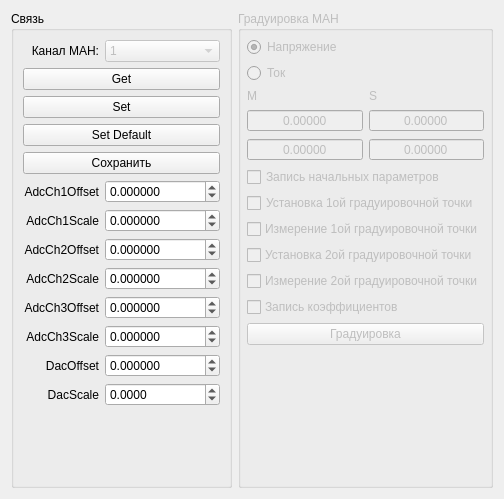
<?xml version="1.0" encoding="UTF-8"?>
<ui version="4.0">
 <class>Graduation</class>
 <widget class="QWidget" name="Graduation">
  <property name="geometry">
   <rect>
    <x>0</x>
    <y>0</y>
    <width>492</width>
    <height>499</height>
   </rect>
  </property>
  <property name="windowTitle">
   <string>Form</string>
  </property>
  <layout class="QHBoxLayout" name="horizontalLayout">
   <item>
    <widget class="QGroupBox" name="groupBox_8">
     <property name="sizePolicy">
      <sizepolicy hsizetype="Preferred" vsizetype="Preferred">
       <horstretch>0</horstretch>
       <verstretch>0</verstretch>
      </sizepolicy>
     </property>
     <property name="title">
      <string>Связь</string>
     </property>
     <layout class="QGridLayout" name="gridLayout">
      <item row="3" column="0" colspan="2">
       <widget class="QPushButton" name="pbSetDefault">
        <property name="text">
         <string>Set Default</string>
        </property>
       </widget>
      </item>
      <item row="12" column="1">
       <widget class="QDoubleSpinBox" name="dsbxDacScale">
        <property name="decimals">
         <number>4</number>
        </property>
        <property name="minimum">
         <double>-1000000.000000000000000</double>
        </property>
        <property name="maximum">
         <double>1000000.000000000000000</double>
        </property>
       </widget>
      </item>
      <item row="7" column="0">
       <widget class="QLabel" name="label_7">
        <property name="text">
         <string>AdcCh2Offset</string>
        </property>
        <property name="alignment">
         <set>Qt::AlignRight|Qt::AlignTrailing|Qt::AlignVCenter</set>
        </property>
       </widget>
      </item>
      <item row="8" column="1">
       <widget class="QDoubleSpinBox" name="dsbxAdcCh2Scale">
        <property name="decimals">
         <number>6</number>
        </property>
        <property name="minimum">
         <double>-1000000.000000000000000</double>
        </property>
        <property name="maximum">
         <double>1000000.000000000000000</double>
        </property>
       </widget>
      </item>
      <item row="12" column="0">
       <widget class="QLabel" name="label_12">
        <property name="text">
         <string>DacScale</string>
        </property>
        <property name="alignment">
         <set>Qt::AlignRight|Qt::AlignTrailing|Qt::AlignVCenter</set>
        </property>
       </widget>
      </item>
      <item row="13" column="0" colspan="2">
       <spacer name="verticalSpacer_3">
        <property name="orientation">
         <enum>Qt::Vertical</enum>
        </property>
        <property name="sizeHint" stdset="0">
         <size>
          <width>20</width>
          <height>40</height>
         </size>
        </property>
       </spacer>
      </item>
      <item row="0" column="0">
       <widget class="QLabel" name="label_4">
        <property name="text">
         <string>Канал МАН:</string>
        </property>
        <property name="alignment">
         <set>Qt::AlignRight|Qt::AlignTrailing|Qt::AlignVCenter</set>
        </property>
       </widget>
      </item>
      <item row="9" column="1">
       <widget class="QDoubleSpinBox" name="dsbxAdcCh3Offset">
        <property name="decimals">
         <number>6</number>
        </property>
        <property name="minimum">
         <double>-1000000.000000000000000</double>
        </property>
        <property name="maximum">
         <double>1000000.000000000000000</double>
        </property>
       </widget>
      </item>
      <item row="10" column="0">
       <widget class="QLabel" name="label_10">
        <property name="text">
         <string>AdcCh3Scale</string>
        </property>
        <property name="alignment">
         <set>Qt::AlignRight|Qt::AlignTrailing|Qt::AlignVCenter</set>
        </property>
       </widget>
      </item>
      <item row="11" column="0">
       <widget class="QLabel" name="label_11">
        <property name="text">
         <string>DacOffset</string>
        </property>
        <property name="alignment">
         <set>Qt::AlignRight|Qt::AlignTrailing|Qt::AlignVCenter</set>
        </property>
       </widget>
      </item>
      <item row="2" column="0" colspan="2">
       <widget class="QPushButton" name="pbSet">
        <property name="text">
         <string>Set</string>
        </property>
       </widget>
      </item>
      <item row="5" column="0">
       <widget class="QLabel" name="label_5">
        <property name="text">
         <string>AdcCh1Offset</string>
        </property>
        <property name="alignment">
         <set>Qt::AlignRight|Qt::AlignTrailing|Qt::AlignVCenter</set>
        </property>
       </widget>
      </item>
      <item row="8" column="0">
       <widget class="QLabel" name="label_8">
        <property name="text">
         <string>AdcCh2Scale</string>
        </property>
        <property name="alignment">
         <set>Qt::AlignRight|Qt::AlignTrailing|Qt::AlignVCenter</set>
        </property>
       </widget>
      </item>
      <item row="1" column="0" colspan="2">
       <widget class="QPushButton" name="pbGet">
        <property name="text">
         <string>Get</string>
        </property>
       </widget>
      </item>
      <item row="10" column="1">
       <widget class="QDoubleSpinBox" name="dsbxAdcCh3Scale">
        <property name="decimals">
         <number>6</number>
        </property>
        <property name="minimum">
         <double>-1000000.000000000000000</double>
        </property>
        <property name="maximum">
         <double>1000000.000000000000000</double>
        </property>
       </widget>
      </item>
      <item row="11" column="1">
       <widget class="QDoubleSpinBox" name="dsbxDacOffset">
        <property name="decimals">
         <number>6</number>
        </property>
        <property name="minimum">
         <double>-1000000.000000000000000</double>
        </property>
        <property name="maximum">
         <double>1000000.000000000000000</double>
        </property>
       </widget>
      </item>
      <item row="4" column="0" colspan="2">
       <widget class="QPushButton" name="pbSave">
        <property name="text">
         <string>Сохранить</string>
        </property>
       </widget>
      </item>
      <item row="6" column="1">
       <widget class="QDoubleSpinBox" name="dsbxAdcCh1Scale">
        <property name="decimals">
         <number>6</number>
        </property>
        <property name="minimum">
         <double>-1000000.000000000000000</double>
        </property>
        <property name="maximum">
         <double>1000000.000000000000000</double>
        </property>
       </widget>
      </item>
      <item row="7" column="1">
       <widget class="QDoubleSpinBox" name="dsbxAdcCh2Offset">
        <property name="decimals">
         <number>6</number>
        </property>
        <property name="minimum">
         <double>-1000000.000000000000000</double>
        </property>
        <property name="maximum">
         <double>1000000.000000000000000</double>
        </property>
       </widget>
      </item>
      <item row="0" column="1">
       <widget class="QComboBox" name="cbManCh">
        <property name="enabled">
         <bool>false</bool>
        </property>
        <item>
         <property name="text">
          <string>1</string>
         </property>
        </item>
        <item>
         <property name="text">
          <string>2</string>
         </property>
        </item>
        <item>
         <property name="text">
          <string>3</string>
         </property>
        </item>
        <item>
         <property name="text">
          <string>4</string>
         </property>
        </item>
        <item>
         <property name="text">
          <string>5</string>
         </property>
        </item>
        <item>
         <property name="text">
          <string>6</string>
         </property>
        </item>
        <item>
         <property name="text">
          <string>7</string>
         </property>
        </item>
        <item>
         <property name="text">
          <string>8</string>
         </property>
        </item>
        <item>
         <property name="text">
          <string>9</string>
         </property>
        </item>
       </widget>
      </item>
      <item row="5" column="1">
       <widget class="QDoubleSpinBox" name="dsbxAdcCh1Offset">
        <property name="decimals">
         <number>6</number>
        </property>
        <property name="minimum">
         <double>-1000000.000000000000000</double>
        </property>
        <property name="maximum">
         <double>1000000.000000000000000</double>
        </property>
       </widget>
      </item>
      <item row="6" column="0">
       <widget class="QLabel" name="label_6">
        <property name="text">
         <string>AdcCh1Scale</string>
        </property>
        <property name="alignment">
         <set>Qt::AlignRight|Qt::AlignTrailing|Qt::AlignVCenter</set>
        </property>
       </widget>
      </item>
      <item row="9" column="0">
       <widget class="QLabel" name="label_9">
        <property name="text">
         <string>AdcCh3Offset</string>
        </property>
        <property name="alignment">
         <set>Qt::AlignRight|Qt::AlignTrailing|Qt::AlignVCenter</set>
        </property>
       </widget>
      </item>
     </layout>
    </widget>
   </item>
   <item>
    <widget class="QGroupBox" name="groupBoxGrad">
     <property name="enabled">
      <bool>false</bool>
     </property>
     <property name="title">
      <string>Градуировка МАН</string>
     </property>
     <layout class="QGridLayout" name="gridLayout_5">
      <property name="leftMargin">
       <number>6</number>
      </property>
      <property name="topMargin">
       <number>6</number>
      </property>
      <property name="rightMargin">
       <number>6</number>
      </property>
      <property name="bottomMargin">
       <number>6</number>
      </property>
      <item row="6" column="1">
       <widget class="QDoubleSpinBox" name="dsbxSet_2">
        <property name="alignment">
         <set>Qt::AlignCenter</set>
        </property>
        <property name="readOnly">
         <bool>true</bool>
        </property>
        <property name="buttonSymbols">
         <enum>QAbstractSpinBox::NoButtons</enum>
        </property>
        <property name="accelerated">
         <bool>true</bool>
        </property>
        <property name="keyboardTracking">
         <bool>false</bool>
        </property>
        <property name="decimals">
         <number>5</number>
        </property>
       </widget>
      </item>
      <item row="3" column="0" colspan="2">
       <widget class="QRadioButton" name="rbCurrent">
        <property name="text">
         <string>Ток</string>
        </property>
       </widget>
      </item>
      <item row="5" column="1">
       <widget class="QDoubleSpinBox" name="dsbxSet_1">
        <property name="alignment">
         <set>Qt::AlignCenter</set>
        </property>
        <property name="readOnly">
         <bool>true</bool>
        </property>
        <property name="buttonSymbols">
         <enum>QAbstractSpinBox::NoButtons</enum>
        </property>
        <property name="accelerated">
         <bool>true</bool>
        </property>
        <property name="keyboardTracking">
         <bool>false</bool>
        </property>
        <property name="decimals">
         <number>5</number>
        </property>
        <property name="maximum">
         <double>999.990000000000009</double>
        </property>
       </widget>
      </item>
      <item row="11" column="0" colspan="2">
       <widget class="QCheckBox" name="checkBox_5">
        <property name="text">
         <string>￼Измерение 2ой градуировочной точки</string>
        </property>
       </widget>
      </item>
      <item row="15" column="0" colspan="2">
       <spacer name="verticalSpacer_2">
        <property name="orientation">
         <enum>Qt::Vertical</enum>
        </property>
        <property name="sizeHint" stdset="0">
         <size>
          <width>20</width>
          <height>40</height>
         </size>
        </property>
       </spacer>
      </item>
      <item row="12" column="0" colspan="2">
       <widget class="QCheckBox" name="checkBox_6">
        <property name="text">
         <string>￼Запись коэффициентов</string>
        </property>
       </widget>
      </item>
      <item row="13" column="0" colspan="2">
       <widget class="QPushButton" name="pbStartGrad">
        <property name="text">
         <string>Градуировка</string>
        </property>
       </widget>
      </item>
      <item row="7" column="0" colspan="2">
       <widget class="QCheckBox" name="checkBox_1">
        <property name="text">
         <string>Запись начальных параметров</string>
        </property>
       </widget>
      </item>
      <item row="6" column="0">
       <widget class="QDoubleSpinBox" name="dsbxMeasure_2">
        <property name="alignment">
         <set>Qt::AlignCenter</set>
        </property>
        <property name="readOnly">
         <bool>true</bool>
        </property>
        <property name="buttonSymbols">
         <enum>QAbstractSpinBox::NoButtons</enum>
        </property>
        <property name="accelerated">
         <bool>true</bool>
        </property>
        <property name="keyboardTracking">
         <bool>false</bool>
        </property>
        <property name="decimals">
         <number>5</number>
        </property>
       </widget>
      </item>
      <item row="9" column="0" colspan="2">
       <widget class="QCheckBox" name="checkBox_3">
        <property name="text">
         <string>￼Измерение 1ой градуировочной точки</string>
        </property>
       </widget>
      </item>
      <item row="5" column="0">
       <widget class="QDoubleSpinBox" name="dsbxMeasure_1">
        <property name="alignment">
         <set>Qt::AlignCenter</set>
        </property>
        <property name="readOnly">
         <bool>true</bool>
        </property>
        <property name="buttonSymbols">
         <enum>QAbstractSpinBox::NoButtons</enum>
        </property>
        <property name="accelerated">
         <bool>true</bool>
        </property>
        <property name="keyboardTracking">
         <bool>false</bool>
        </property>
        <property name="decimals">
         <number>5</number>
        </property>
        <property name="maximum">
         <double>999.990000000000009</double>
        </property>
       </widget>
      </item>
      <item row="10" column="0" colspan="2">
       <widget class="QCheckBox" name="checkBox_4">
        <property name="text">
         <string>￼Установка 2ой градуировочной точки</string>
        </property>
       </widget>
      </item>
      <item row="8" column="0" colspan="2">
       <widget class="QCheckBox" name="checkBox_2">
        <property name="text">
         <string>Установка 1ой градуировочной точки</string>
        </property>
       </widget>
      </item>
      <item row="2" column="0" colspan="2">
       <widget class="QRadioButton" name="rbVoltage">
        <property name="text">
         <string>Напряжение</string>
        </property>
        <property name="checked">
         <bool>true</bool>
        </property>
       </widget>
      </item>
      <item row="4" column="0">
       <widget class="QLabel" name="label">
        <property name="text">
         <string>M</string>
        </property>
       </widget>
      </item>
      <item row="4" column="1">
       <widget class="QLabel" name="label_2">
        <property name="text">
         <string>S</string>
        </property>
       </widget>
      </item>
     </layout>
    </widget>
   </item>
  </layout>
 </widget>
 <resources/>
 <connections/>
</ui>
